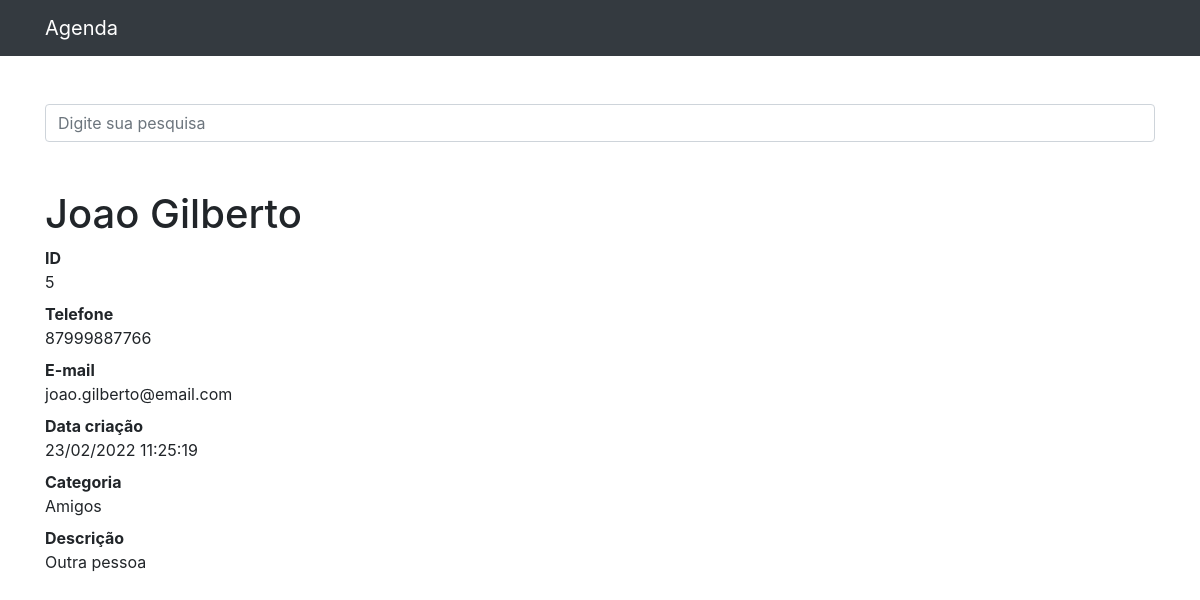
The app's page /contato/5 with its own data.
### contatos/models.py (models this page shows, shortened)
class Contato(models.Model):
    nome = models.CharField(max_length=255)
    sobrenome = models.CharField(max_length=255, blank=True)
    telefone = models.CharField(max_length=255)
    email = models.CharField(max_length=255, blank=True)
    data_criacao = models.DateTimeField(default=timezone.now)
    descricao = models.TextField(blank=True)
    categoria = models.ForeignKey(Categoria, on_delete=models.DO_NOTHING)
    mostrar = models.BooleanField(default=True)

class Categoria(models.Model):
    nome = models.CharField(max_length=255)
    def __str__(self):
        return self.nome

### contatos/views.py (the view)
# urls.py: path('contato/<int:contato_id>', views.single_contato, name='single_contato'),
def single_contato(request, contato_id):
    contato = get_object_or_404(Contato, id=contato_id) # buscando dados ou retorna 404
    if not contato.mostrar:
        Http404()
    else:
        return render(request, 'contatos/single.html', {
            'contato' : contato
        })

### contatos/templates/contatos/single.html
{% extends 'base.html' %}
{% block conteudo %}
    <h1 class="mt-5">{{ contato.nome }} {{ contato.sobrenome }}</h1>
    <dl>
      <dt>ID</dt>
      <dd>{{ contato.id }}</dd>
      <dt>Telefone</dt>
      <dd>{{ contato.telefone }}</dd>
      <dt>E-mail</dt>
      <dd>{{ contato.email }}</dd>
      <dt>Data criação</dt>
      <dd>{{ contato.data_criacao|date:'d/m/Y H:i:s' }}</dd>
      <dt>Categoria</dt>
      <dd>{{ contato.categoria }}</dd>
      <dt>Descrição</dt>
      <dd>
        {{ contato.descricao }}
      </dd>
    </dl>
{% endblock %}

### records on screen
Contato: nome "Joao", sobrenome "Gilberto", id "5", telefone "87999887766", email "joao.gilberto@email.com", data_criacao "23/02/2022 11:25:19", categoria "Amigos", descricao "Outra pessoa"
